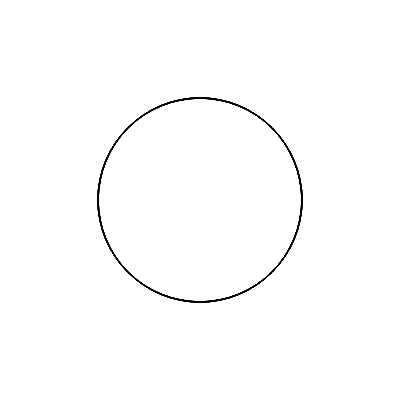
Frame 1 (no input)
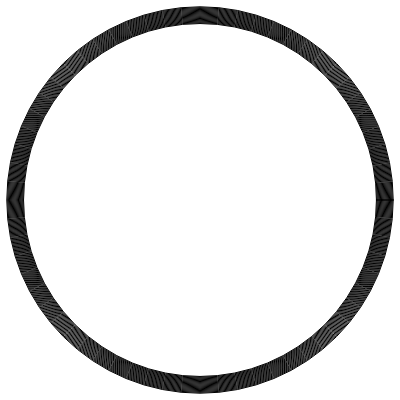
Frame 60 (no input)
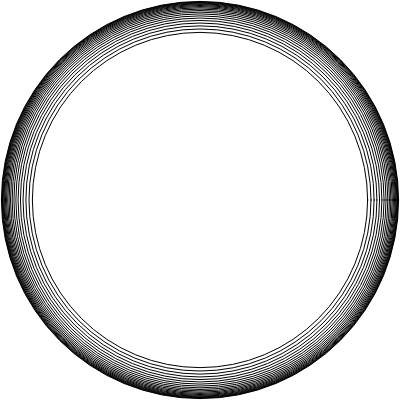
Frame 120 (the mouse pressed at the canvas centre since frame 60)

The p5.js sketch that drew these frames (run headless with seeded random() and noise() and a simulated clock; from frame 60 on, the mouse is pressed at the canvas centre):

// p5.js sketch
// ── sketch.js
let count = 20;

function setup() {
  createCanvas(400, 400);
  noFill();
}

function draw() {
  background(255);
  for (let i = 0; i < count; i++) {
    
    // get the sin of frameCount (which is continually increasing)
    // to make it go up more slowly, we divide by 50
    // KEY: but we add i (which is unique to each) so they each 
    // change at slightly different rates
    let num = sin(frameCount / (50 + i));

    // again map to the range we want
    let diam = map(num, -1, 1, 1, 400);

    circle(200, 200, diam);
  }
}
